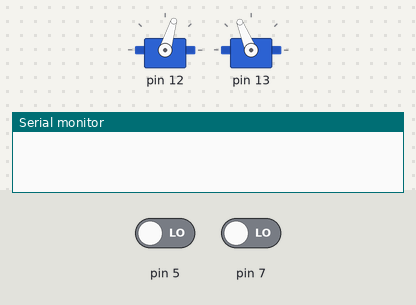
A sketch run on a simulated Arduino Uno, built with avr-gcc and run on an emulated ATmega328P. On the bench: 2 × servo, the last lines printed to the serial monitor. The test bench sets the inputs (shaded band); at power-on: pin 5 LOW, pin 7 LOW. Random numbers use the default seed unless the sketch sets one.

Above: at 0.05 s.
At 7.7 s:
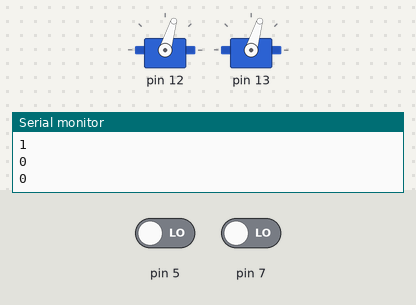
At 16.25 s:
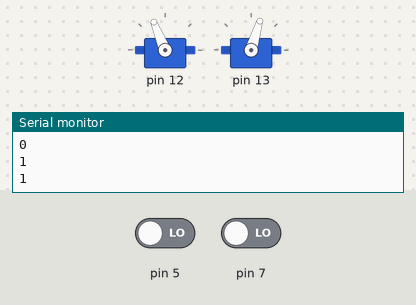
At 32.6 s:
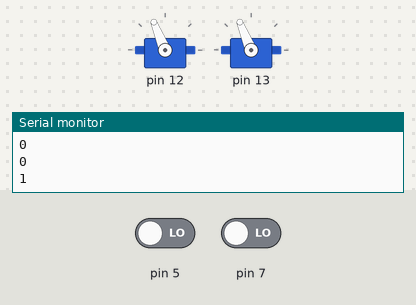
Timing chart, 0 to 42.4 s (numbered marks = the images above):
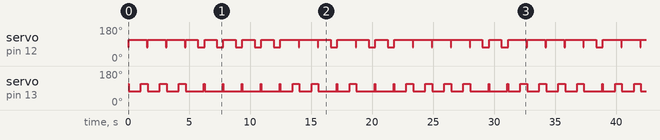

The sketch:

testWhiskers.ino
```cpp
#include <Brain.h>

const byte WHISKER_RIGHT = 5;
const byte WHISKER_LEFT = 7;

const byte SERVO_RIGHT = 12;
const byte SERVO_LEFT = 13;

Brain brain;

void setup() {
  // put your setup code here, to run once:
  brain.InitializePins(WHISKER_LEFT,WHISKER_RIGHT,SERVO_LEFT,SERVO_RIGHT);
  Serial.begin(9600);
}

void loop() {
  // put your main code here, to run repeatedly:
    brain.Run();
}
```

Brain.cpp
```cpp
#include "Brain.h"

Brain::Brain()
{
}

Brain::~Brain(){

}

void Brain::InitializePins(byte pin_whiskers_left,byte pin_whiskers_right, byte
pin_servo_left,byte pin_servo_right ){
    _pin_whiskers_right=pin_whiskers_right;
    _pin_whiskers_left=pin_whiskers_left;
    pinMode(_pin_whiskers_left,INPUT);
    pinMode(_pin_whiskers_right,INPUT);

    _pin_servo_right=pin_servo_right;
    _servo_right.attach(_pin_servo_right);
    _servo_right.writeMicroseconds(1300);

    _pin_servo_left=pin_servo_left;
    _servo_left.attach(_pin_servo_left);
    _servo_left.writeMicroseconds(1700);

    _current_state= STATE_FORWARD;
}

void Brain::Run()
{
    byte wLeft = digitalRead(_pin_whiskers_left);
    byte wRight = digitalRead(_pin_whiskers_right);
    _timer_tracking++;

    switch(_current_state)
    {
        case STATE_FORWARD:
            _servo_right.writeMicroseconds(1300);
            _servo_left.writeMicroseconds(1700);
            if (wLeft == 0 || wRight == 0)
            {
                _current_state=STATE_BACKWARD;
                _timer_tracking=0;
            }
        break;
        case STATE_BACKWARD:
            _servo_right.writeMicroseconds(1700);
            _servo_left.writeMicroseconds(1300);
            if (_timer_tracking == _BACKING_ITERATIONS)
            {
                byte r = rand() % 2;
                Serial.println(r);

                if (r==0)
                    _current_state=STATE_TURN_LEFT;
                else
                    _current_state=STATE_TURN_RIGHT;

                _timer_tracking=0;
            }
        break;
        case STATE_TURN_LEFT:
            _servo_right.writeMicroseconds(1300);
            _servo_left.writeMicroseconds(1300);
            if (_timer_tracking == _TURNING_ITERATIONS)
            {
                _current_state=STATE_FORWARD;
            }
        break;
        case STATE_TURN_RIGHT:
            _servo_right.writeMicroseconds(1700);
            _servo_left.writeMicroseconds(1700);
            if (_timer_tracking == _TURNING_ITERATIONS)
            {
                _current_state=STATE_FORWARD;
            }
        break;
    }


    delay(50);
}
```

Brain.h
```cpp
#ifndef Brain_h
#define Brain_h

#include "Arduino.h"
#include "Servo.h"

class Brain {
public:
	Brain();
	~Brain();
    void InitializePins(byte pin_whiskers_left,byte pin_whiskers_right, byte
pin_servo_left,byte pin_servo_right );
    void Run();
private:
    byte _pin_whiskers_left;
    byte _pin_whiskers_right;

    byte _pin_servo_left;
    byte _pin_servo_right;

    Servo _servo_right;
    Servo _servo_left;

    enum EnumStates{
      STATE_FORWARD = 0,
      STATE_BACKWARD = 1,
      STATE_TURN_LEFT = 2,
      STATE_TURN_RIGHT = 3
    };

    EnumStates _current_state;

    const byte _BACKING_ITERATIONS = 20;
    byte _timer_tracking;

    const byte _TURNING_ITERATIONS = 10;
};

#endif
```

Measured:
- by itself, servo on pin 12, servo on pin 13: moves between 73° and 112°, repeating every 32.6 s
